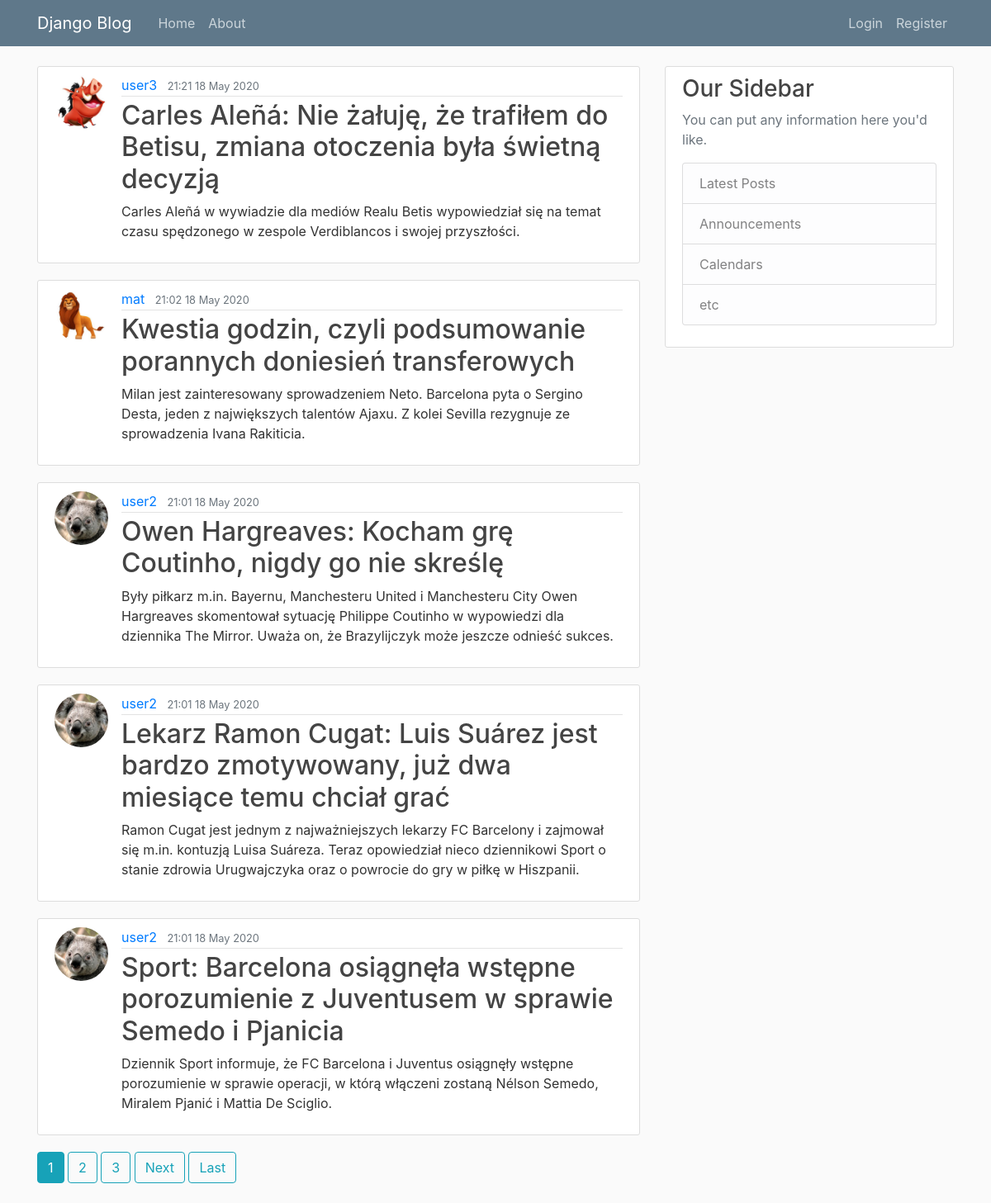
Screenshot of /blog/ with the database file from the repository.
### blog/models.py (models this page shows, shortened)
class Post (models.Model):
	title = models.CharField(max_length=100)
	content = models.TextField()
	date_posted = models.DateTimeField(default=timezone.now)
	author = models.ForeignKey(User, on_delete=models.CASCADE)

### users/models.py (models this page shows, shortened)
class Profile(models.Model):
    user = models.OneToOneField(User, on_delete=models.CASCADE)
    image = models.ImageField(default='default.jpg', upload_to='profile_pics')

### blog/views.py (the view)
# urls.py: path('', PostListView.as_view(), name='blog-home'),
class PostListView(ListView):
    model = Post
    template_name = 'blog/home.html'  # <app>/<model>_<viewtype>.html
    context_object_name = 'posts'
    ordering = ['-date_posted']
    paginate_by = 5

### blog/templates/blog/home.html (shortened to what this page needs)
{% extends 'blog/base.html' %}
{% block content %}
	{% for post in posts %}
		<article class="media content-section">
			<img class = "rounded-circle article-img" src=" {{ post.author.profile.image.url }} ">
		  <div class="media-body">
		    <div class="article-metadata">
		      <a class="mr-2" href="{% url 'user-posts' post.author.username %}">{{ post.author }}</a>
		      <small class="text-muted">{{ post.date_posted|date:"G:i  d F Y" }}</small>
		    </div>
		    <h2><a class="article-title" href="{% url 'post-detail' post.id %}">{{ post.title }}</a></h2>
		    <p class="article-content">{{ post.content }}</p>
		  </div>
		</article>
	{% endfor %}
    {% if is_paginated %}
      {% for num in page_obj.paginator.page_range %}
        {% if page_obj.number == num %}
          <a class="btn btn-info mb-4" href="?page={{ num }}">{{ num }}</a>
        {% elif num > page_obj.number|add:'-3' and num < page_obj.number|add:'3' %}
          <a class="btn btn-outline-info mb-4" href="?page={{ num }}">{{ num }}</a>
        {% endif %}
      {% endfor %}
      {% if page_obj.has_next %}
        <a class="btn btn-outline-info mb-4" href="?page={{ page_obj.next_page_number }}">Next</a>
        <a class="btn btn-outline-info mb-4" href="?page={{ page_obj.paginator.num_pages }}">Last</a>
      {% endif %}
    {% endif %}
{% endblock %}

### blog/templates/blog/base.html (shortened to what this page needs)
{% load static %}
<!DOCTYPE html>
<html>
<head>
    <link rel="stylesheet" href="https://maxcdn.bootstrapcdn.com/bootstrap/4.0.0/css/bootstrap.min.css">
    <link rel="stylesheet" type="text/css" href="{% static 'blog/main.css' %}">
</head>
<body>
	<header class="site-header">
	  <nav class="navbar navbar-expand-md navbar-dark bg-steel fixed-top">
	    <div class="container">
	      <a class="navbar-brand mr-4" href="{% url 'blog-home' %}">Django Blog</a>
	      <div class="collapse navbar-collapse" id="navbarToggle">
	        <div class="navbar-nav mr-auto">
	          <a class="nav-item nav-link" href="{% url 'blog-home' %}">Home</a>
	          <a class="nav-item nav-link" href="{% url 'blog-about' %}">About</a>
	        </div>
	        <div class="navbar-nav">
	          {% if user.is_authenticated %}
	          	  <a class="nav-item nav-link" href="{% url 'post-create' %}">New Post</a>
		          <a class="nav-item nav-link" href="{% url 'profile' %}">Profile</a>
		          <a class="nav-item nav-link" href="{% url 'logout' %}">Logout</a>
	          {% else %}
		          <a class="nav-item nav-link" href="{% url 'login' %}">Login</a>
		          <a class="nav-item nav-link" href="{% url 'register' %}">Register</a>
		      {% endif %}
	        </div>
	      </div>
	    </div>
	  </nav>
	</header>
	<main role="main" class="container">
	  <div class="row">
	    <div class="col-md-8">
	      {% block content %}{% endblock %}
	    </div>
	    <div class="col-md-4">
	      <div class="content-section">
	        <h3>Our Sidebar</h3>
	        <p class='text-muted'>You can put any information here you'd like.
	          <ul class="list-group">
	            <li class="list-group-item list-group-item-light">Latest Posts</li>
	            <li class="list-group-item list-group-item-light">Announcements</li>
	            <li class="list-group-item list-group-item-light">Calendars</li>
	            <li class="list-group-item list-group-item-light">etc</li>
	          </ul>
	        </p>
	      </div>
	    </div>
	  </div>
	</main>
</body>
</html>

### blog/static/blog/main.css (style rules this page uses)
body { background: #fafafa; color: #333333; margin-top: 5rem; }
h1, h2, h3, h4, h5, h6 { color: #444444; }
ul { margin: 0; }
.bg-steel { background-color: #5f788a; }
.site-header .navbar-nav .nav-link { color: #cbd5db; }
.content-section { background: #ffffff; padding: 10px 20px; border: 1px solid #dddddd; border-radius: 3px; margin-bottom: 20px; }
.article-title { color: #444444; }
.article-content { white-space: pre-line; }
.article-img { height: 65px; width: 65px; margin-right: 16px; }
.article-metadata { padding-bottom: 1px; margin-bottom: 4px; border-bottom: 1px solid #e3e3e3 }

### rows the page displays
Post: author.profile.image (picture), author "user3", date_posted "21:21 18 May 2020", title "Carles Aleñá: Nie żałuję, że trafiłem do Betisu, zmiana otoczenia była świetną decyzją", content "Carles Aleñá w wywiadzie dla mediów Realu Betis wypowiedział się na temat czasu spędzonego w zespole Verdiblancos i swojej przyszłości."
Post: author.profile.image (picture), author "mat", date_posted "21:02 18 May 2020", title "Kwestia godzin, czyli podsumowanie porannych doniesień transferowych", content "Milan jest zainteresowany sprowadzeniem Neto. Barcelona pyta o Sergino Desta, jeden z największych talentów Ajaxu. Z kolei Sevilla rezygnuje ze sprowadzenia Ivana Rakiticia."
Post: author.profile.image (picture), author "user2", date_posted "21:01 18 May 2020", title "Owen Hargreaves: Kocham grę Coutinho, nigdy go nie skreślę", content "Były piłkarz m.in. Bayernu, Manchesteru United i Manchesteru City Owen Hargreaves skomentował sytuację Philippe Coutinho w wypowiedzi dla dziennika The Mirror. Uważa on, że Brazylijczyk może jeszcze odnieść sukces."
Post: author.profile.image (picture), author "user2", date_posted "21:01 18 May 2020", title "Lekarz Ramon Cugat: Luis Suárez jest bardzo zmotywowany, już dwa miesiące temu chciał grać", content "Ramon Cugat jest jednym z najważniejszych lekarzy FC Barcelony i zajmował się m.in. kontuzją Luisa Suáreza. Teraz opowiedział nieco dziennikowi Sport o stanie zdrowia Urugwajczyka oraz o powrocie do gry w piłkę w Hiszpanii."
Post: author.profile.image (picture), author "user2", date_posted "21:01 18 May 2020", title "Sport: Barcelona osiągnęła wstępne porozumienie z Juventusem w sprawie Semedo i Pjanicia", content "Dziennik Sport informuje, że FC Barcelona i Juventus osiągnęły wstępne porozumienie w sprawie operacji, w którą włączeni zostaną Nélson Semedo, Miralem Pjanić i Mattia De Sciglio."

### other values shown
{{ num }} "1"
{{ num }} "2" "3"
